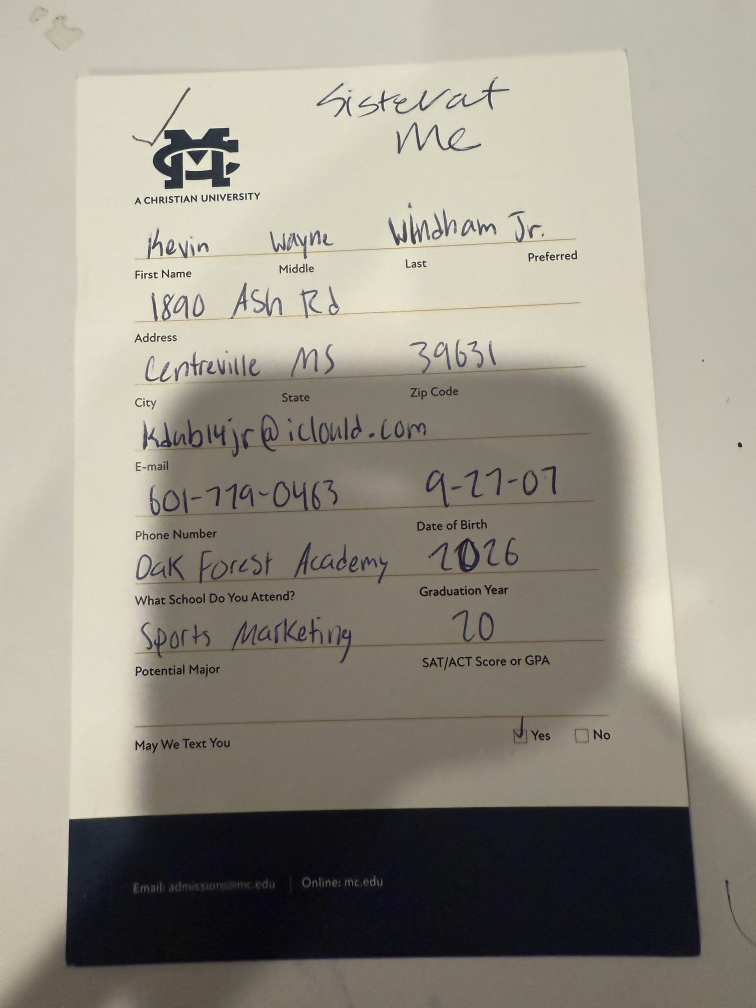
#> input picture MC/IMG_6958.jpg, 3024 x 4032 px, found by its file name (shown at 1/4 size); its folder holds only this picture in this run
$ python debug_mc_images.py
#> lines starting #> are read from the running program, lines starting #| are printed output that depends on the picture; after the words box and inside, x2 and y2 are one past the last pixel; in counts of white or black regions, pixels touching at a corner belong together
#!/usr/bin/env python3

import os
import cv2
import numpy as np
from PIL import Image

def inspect_image_thoroughly(image_path: str, output_dir: str):
    """
    Thoroughly inspect an image to understand what's going on.
    """
    print(f"\n🔍 INSPECTING: {os.path.basename(image_path)}")
    print("-" * 50)

    # Load with both OpenCV and PIL to check for issues
    try:
        cv_img = cv2.imread(image_path)
#> cv_img is the input picture: shape (4032, 3024, 3); mean B, G, R 136.2, 148.6, 153.2
        pil_img = Image.open(image_path)
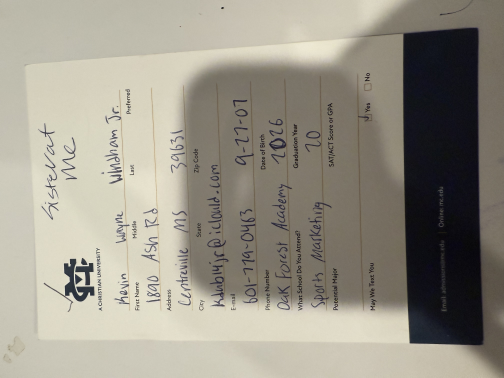
#> pil_img: PIL image 4032x3024 RGB (shown at 1/8 size); mean R, G, B 153.2, 148.6, 136.2

        if cv_img is None:
            print("❌ OpenCV failed to load image")
            return

        print(f"📐 PIL dimensions: {pil_img.width} x {pil_img.height}")
#| 📐 PIL dimensions: 4032 x 3024
        print(f"📐 OpenCV dimensions: {cv_img.shape[1]} x {cv_img.shape[0]}")
#| 📐 OpenCV dimensions: 3024 x 4032
        print(f"🎨 PIL mode: {pil_img.mode}")
#| 🎨 PIL mode: RGB
        print(f"🎨 OpenCV channels: {cv_img.shape[2] if len(cv_img.shape) > 2 else 1}")
#| 🎨 OpenCV channels: 3

        # Convert to RGB for consistent processing
        if len(cv_img.shape) == 3:
            rgb_img = cv2.cvtColor(cv_img, cv2.COLOR_BGR2RGB)
        else:
            rgb_img = cv_img

        h, w = rgb_img.shape[:2]

        # Sample different areas of the image
        sample_size = 50
        areas = {
            'top_left': rgb_img[0:sample_size, 0:sample_size],
            'top_right': rgb_img[0:sample_size, -sample_size:],
            'bottom_left': rgb_img[-sample_size:, 0:sample_size],
            'bottom_right': rgb_img[-sample_size:, -sample_size:],
            'center': rgb_img[h//2-sample_size//2:h//2+sample_size//2,
                             w//2-sample_size//2:w//2+sample_size//2]
        }

        print(f"\n📊 Color analysis (50x50 samples):")
        for area_name, area in areas.items():
            if area.size > 0:
                if len(area.shape) == 3:
                    mean_color = np.mean(area, axis=(0,1))
                    print(f"  {area_name:12}: RGB({mean_color[0]:.1f}, {mean_color[1]:.1f}, {mean_color[2]:.1f})")
                else:
                    mean_color = np.mean(area)
                    print(f"  {area_name:12}: Gray({mean_color:.1f})")
#> this loop made 5 passes
#> (area_name, mean_color) on passes 1 to 5: ('top_left', [192.2, 189.3, 174.1]), ('top_right', [187.2, 184.3, 169.3]), ('bottom_left', [131.5, 124, 108.2]), ('bottom_right', [116.7, 110.9, 97.08]), ('center', [132, 124.5, 110.4])
#> (printed output is left out)

        # Create a simple visualization of the image structure
        gray = cv2.cvtColor(cv_img, cv2.COLOR_BGR2GRAY) if len(cv_img.shape) == 3 else cv_img

        # Resize for easier viewing
        display_width = 800
        display_height = int(h * display_width / w)
        resized = cv2.resize(cv_img, (display_width, display_height))
        resized_gray = cv2.resize(gray, (display_width, display_height))

        # Save the resized version for inspection
        name = os.path.splitext(os.path.basename(image_path))[0]
        cv2.imwrite(os.path.join(output_dir, f"{name}_inspect_color.jpg"), resized)
        cv2.imwrite(os.path.join(output_dir, f"{name}_inspect_gray.jpg"), resized_gray)

        # Try some basic thresholding to see what happens
        _, thresh1 = cv2.threshold(resized_gray, 127, 255, cv2.THRESH_BINARY)
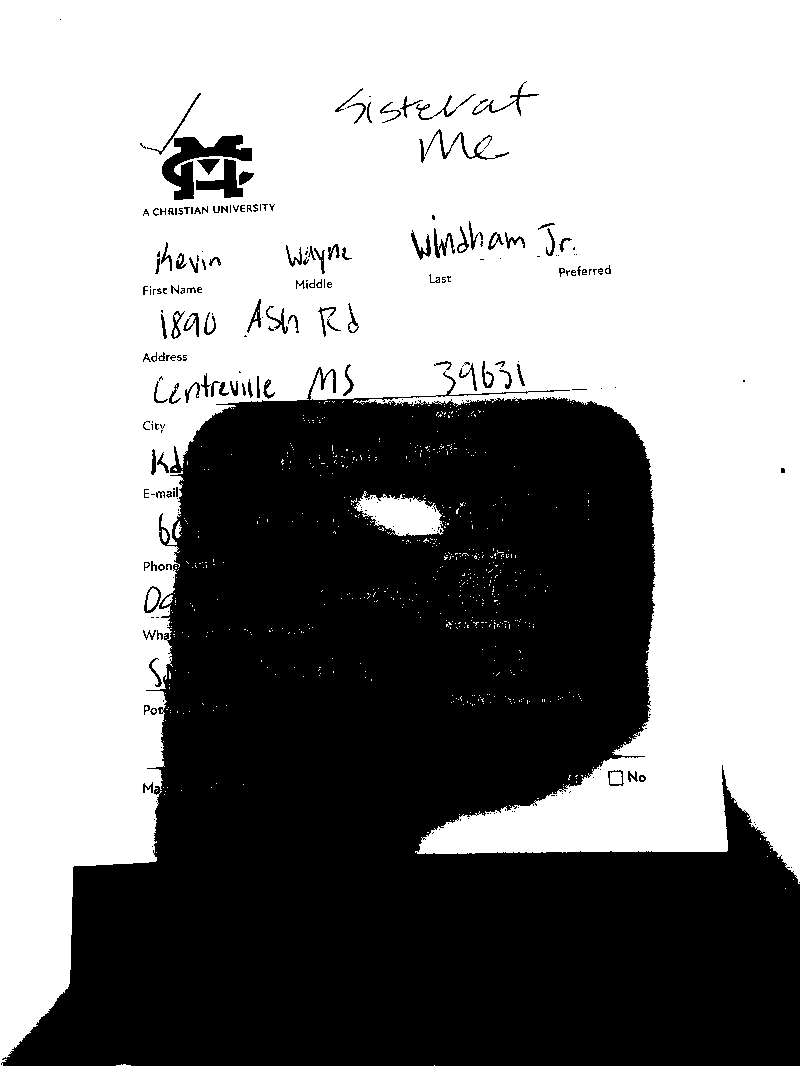
#> thresh1: shape (1066, 800); 56.8% white; 257 black regions (146 under 20 px), largest, box (x1, y1, x2, y2) and area: (1, 367, 800, 1066) 357077, (162, 135, 252, 200) 2214, (196, 159, 243, 198) 783
        _, thresh2 = cv2.threshold(resized_gray, 0, 255, cv2.THRESH_BINARY + cv2.THRESH_OTSU)
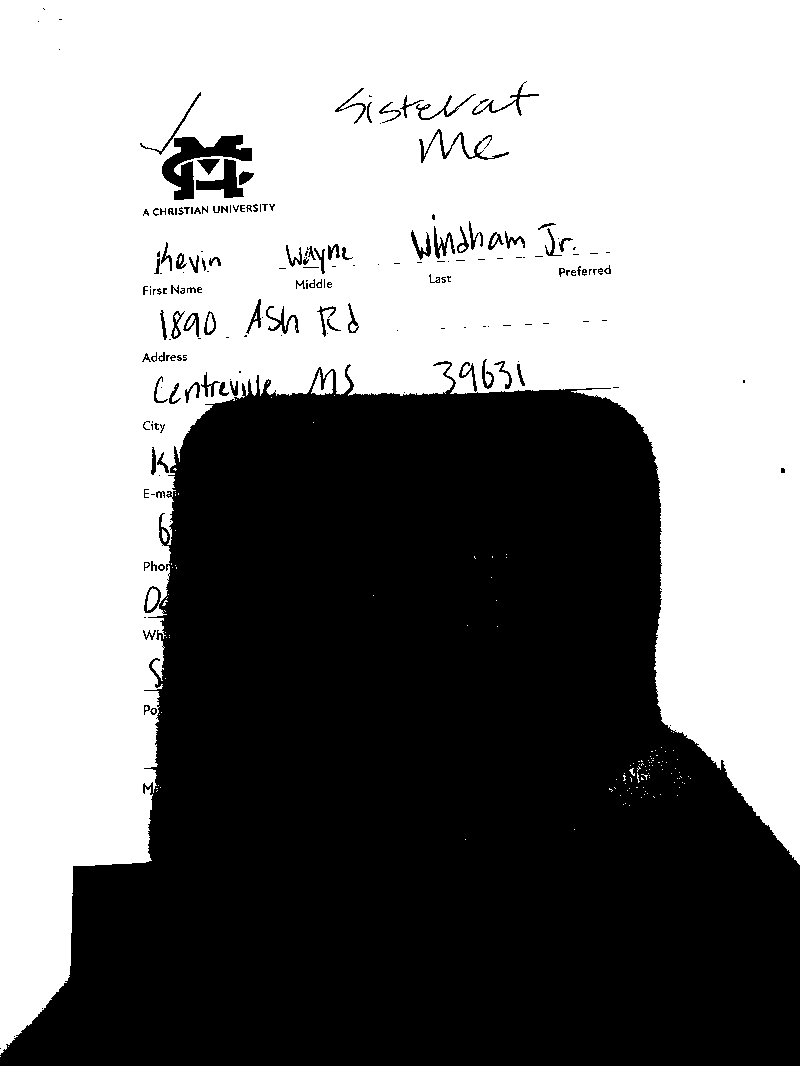
#> thresh2: shape (1066, 800); 52.6% white; 191 black regions (99 under 20 px), largest, box (x1, y1, x2, y2) and area: (0, 361, 800, 1066) 393097, (162, 135, 252, 200) 2232, (196, 159, 244, 198) 792

        cv2.imwrite(os.path.join(output_dir, f"{name}_thresh_127.jpg"), thresh1)
        cv2.imwrite(os.path.join(output_dir, f"{name}_thresh_otsu.jpg"), thresh2)

        # Show histogram info
        hist = cv2.calcHist([resized_gray], [0], None, [256], [0, 256])
#> hist = 256 values, max 17512 at index 216, min 0 at index 0, mean 3331.2
        peak_value = np.argmax(hist)
#> peak_value = 216
        print(f"📈 Brightness: Peak at {peak_value}, Range: {resized_gray.min()}-{resized_gray.max()}")
#| 📈 Brightness: Peak at 216, Range: 1-253

        print(f"💾 Inspection files saved with prefix: {name}_inspect_")

    except Exception as e:
        print(f"❌ Error inspecting image: {e}")

def try_manual_crop_suggestions(image_path: str, output_dir: str):
    """
    Create several manual crop suggestions based on common card positions.
    """
    print(f"\n✂️  MANUAL CROP SUGGESTIONS for {os.path.basename(image_path)}")
    print("-" * 50)

    try:
        img = Image.open(image_path)
        w, h = img.width, img.height

        # Common crop suggestions for cards photographed on tables
        crop_suggestions = [
            ("center_60", (int(w*0.2), int(h*0.2), int(w*0.8), int(h*0.8))),
            ("center_40", (int(w*0.3), int(h*0.3), int(w*0.7), int(h*0.7))),
            ("upper_half", (int(w*0.1), 0, int(w*0.9), int(h*0.6))),
            ("lower_half", (int(w*0.1), int(h*0.4), int(w*0.9), h)),
            ("left_side", (0, int(h*0.1), int(w*0.6), int(h*0.9))),
            ("right_side", (int(w*0.4), int(h*0.1), w, int(h*0.9))),
        ]

        name = os.path.splitext(os.path.basename(image_path))[0]

        for crop_name, (left, top, right, bottom) in crop_suggestions:
            try:
                cropped = img.crop((left, top, right, bottom))
                output_path = os.path.join(output_dir, f"{name}_manual_{crop_name}.jpg")
                cropped.save(output_path, format='JPEG', quality=95)

                crop_w = right - left
                crop_h = bottom - top
                aspect_ratio = crop_w / crop_h

                print(f"  📄 {crop_name:12}: {crop_w}x{crop_h} (aspect: {aspect_ratio:.2f}) -> {os.path.basename(output_path)}")

            except Exception as e:
                print(f"  ❌ {crop_name}: {e}")
#> this loop made 6 passes
#> pass 1, in try_manual_crop_suggestions, `cropped = img.crop((left, top, right, bottom))`:
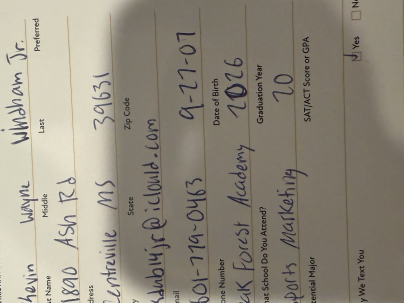
#> cropped: PIL image 2419x1815 RGB (shown at 1/6 size); mean R, G, B 146.9, 140.4, 126.7
#> after the loop:
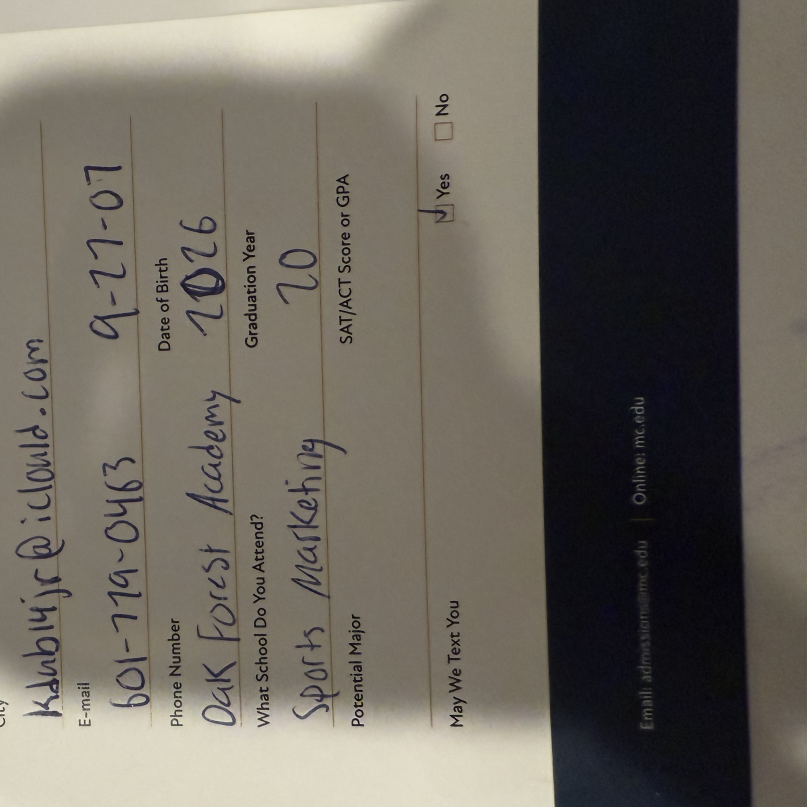
#> cropped: PIL image 2420x2419 RGB (shown at 1/3 size); mean R, G, B 106.9, 101.8, 93.5

    except Exception as e:
        print(f"❌ Error creating manual crops: {e}")

def debug_mc_images():
    """Debug the McMurry card images to understand what's wrong."""

    mc_dir = "/Users/kregboyd/Applications/card-capture-api/MC"
    output_dir = "/Users/kregboyd/Applications/card-capture-api/trim_image_test"

    os.makedirs(output_dir, exist_ok=True)

    print("🔧 McMURRY CARD DEBUG SESSION")
    print("="*60)
    print("Let's figure out what's actually in these images...")

    if not os.path.exists(mc_dir):
        print(f"❌ MC directory not found: {mc_dir}")
        return

    # Get first few images
    images = [f for f in os.listdir(mc_dir) if f.lower().endswith(('.jpg', '.jpeg', '.png')) and not 'processed' in f.lower()]
    images.sort()

    for img_file in images[:3]:  # Debug first 3 images
        img_path = os.path.join(mc_dir, img_file)

        print(f"\n{'='*60}")
        inspect_image_thoroughly(img_path, output_dir)
        try_manual_crop_suggestions(img_path, output_dir)

    print(f"\n{'='*60}")
    print(f"🔍 DEBUG COMPLETE")
    print(f"{'='*60}")
    print(f"📁 Check all debug files in: {output_dir}")
    print(f"💡 Look for files ending with:")
    print(f"   - *_inspect_color.jpg (resized color image)")
    print(f"   - *_inspect_gray.jpg (grayscale version)")
    print(f"   - *_manual_*.jpg (manual crop suggestions)")
    print(f"   - *_thresh_*.jpg (threshold experiments)")
    print(f"\n🎯 Find which manual crop looks best, then we can automate that approach!")

if __name__ == "__main__":
    debug_mc_images()

$ run again, on MC/IMG_6962.jpg
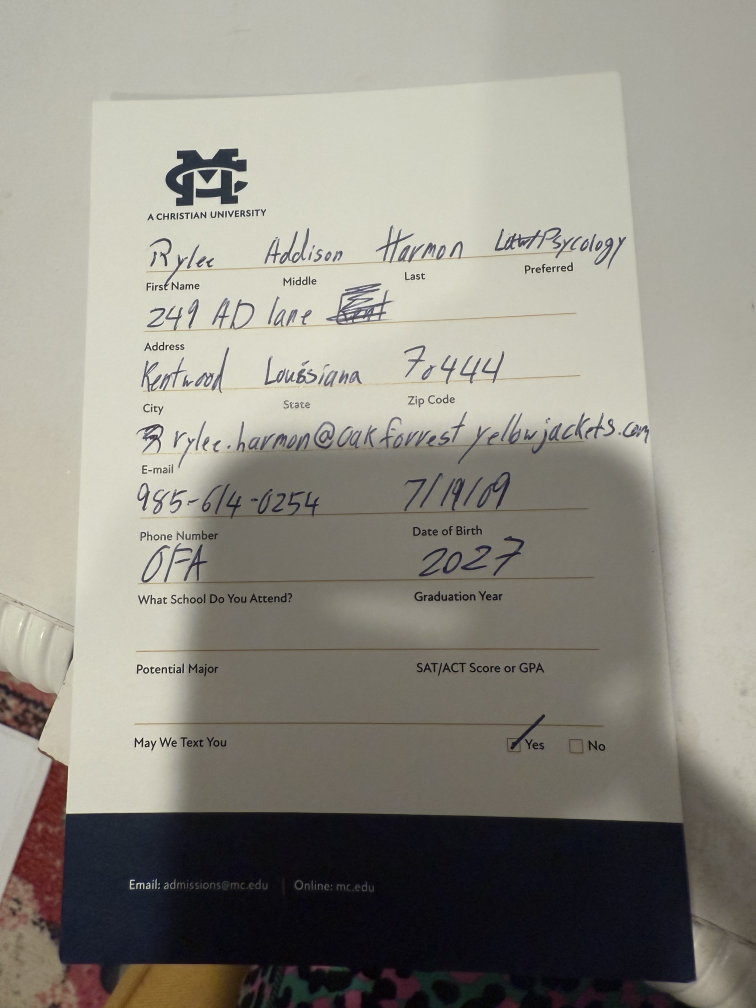
#> input picture MC/IMG_6962.jpg, 3024 x 4032 px, found by its file name (shown at 1/4 size)
#> in inspect_image_thoroughly, cv_img is the input picture: shape (4032, 3024, 3); mean B, G, R 133.1, 142.4, 145.3
#| 📐 PIL dimensions: 4032 x 3024
#| 📐 OpenCV dimensions: 3024 x 4032
#| 🎨 PIL mode: RGB
#| 🎨 OpenCV channels: 3
#> the loop in inspect_image_thoroughly, `for area_name, area in areas.items():` made 5 passes
#> (area_name, mean_color) on passes 1 to 5: ('top_left', [179.1, 179.1, 169.2]), ('top_right', [163.1, 160.1, 151.2]), ('bottom_left', [130.9, 118.3, 95.61]), ('bottom_right', [93.46, 88.38, 76.7]), ('center', [122.7, 119.2, 109.1])
#> (printed output is left out)
#> in inspect_image_thoroughly, `_, thresh1 = cv2.threshold(resized_gray, 127, 255, cv2.THRESH_BINARY)`:
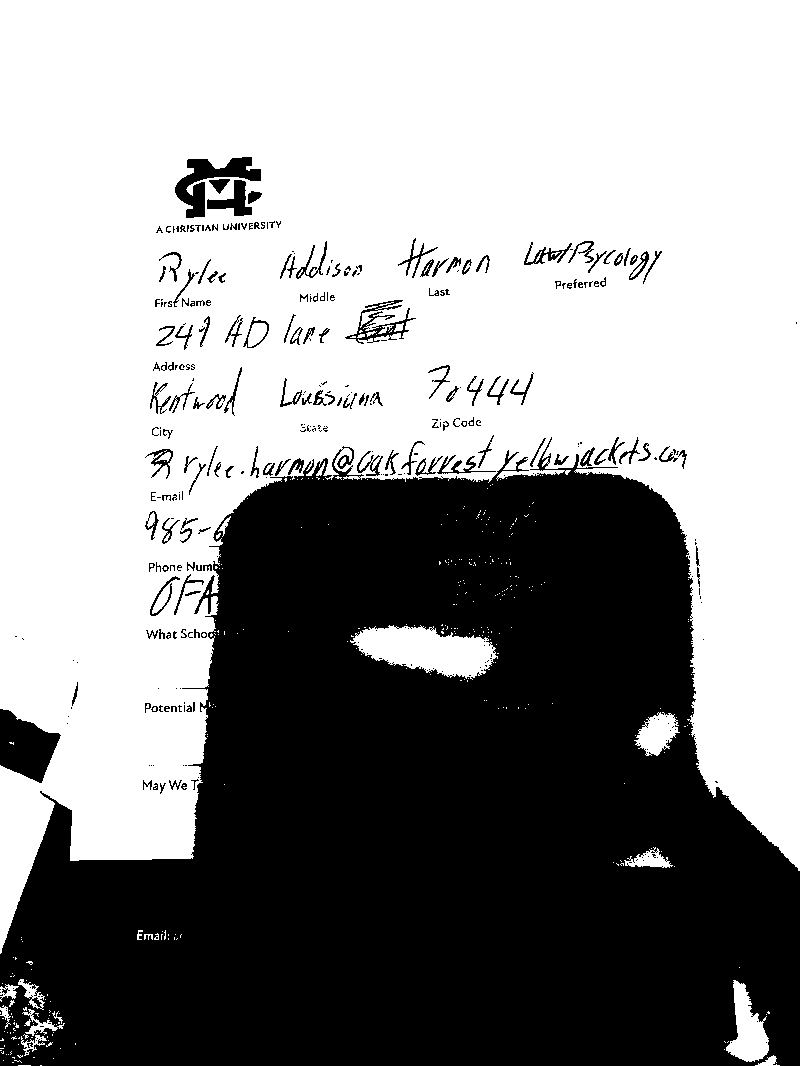
#> thresh1: shape (1066, 800); 57.8% white; 360 black regions (214 under 20 px), largest, box (x1, y1, x2, y2) and area: (0, 437, 800, 1066) 342172, (0, 709, 61, 783) 2822, (175, 157, 261, 218) 1974
#> thresh2: shape (1066, 800); 56.6% white; 293 black regions (156 under 20 px), largest, box (x1, y1, x2, y2) and area: (0, 437, 800, 1066) 353220, (0, 709, 61, 784) 2850, (175, 157, 261, 218) 1981
#> hist = 256 values, max 17113 at index 208, min 1 at index 0, mean 3331.2
#> peak_value = 208
#| 📈 Brightness: Peak at 208, Range: 0-255
#> after the loop in try_manual_crop_suggestions, `for crop_name, (left, top, right, bottom) in crop_suggestions:`:
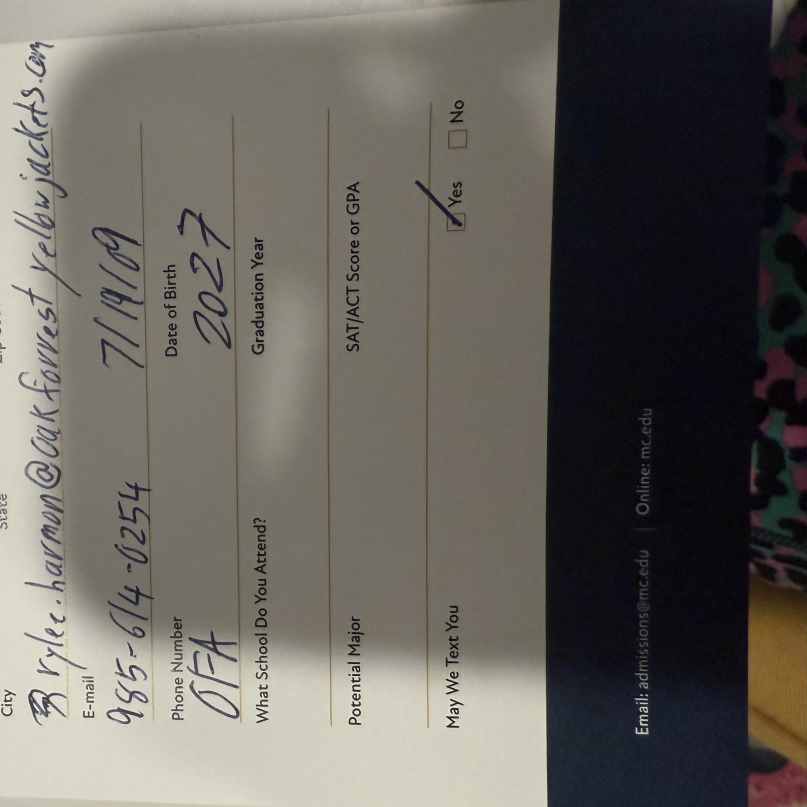
#> cropped: PIL image 2420x2419 RGB (shown at 1/3 size); mean R, G, B 103, 99.7, 93.6
